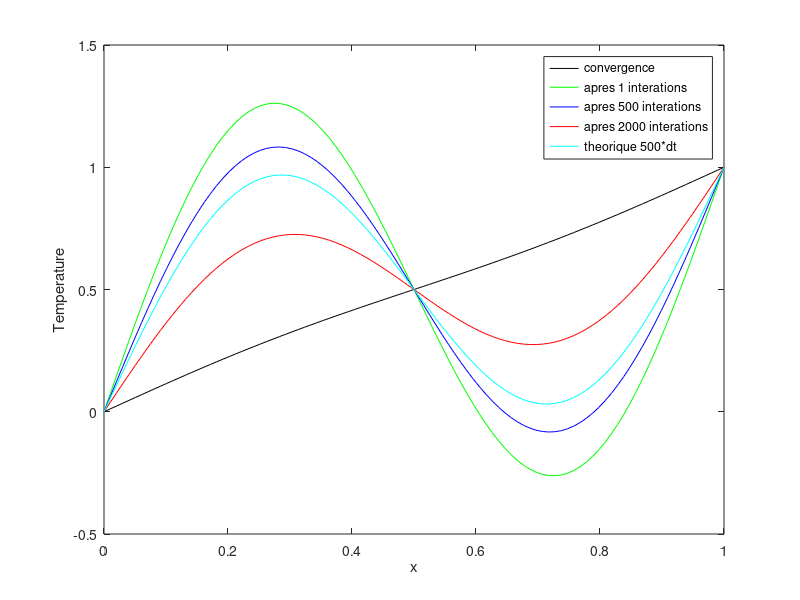

Write MATLAB code to recreate this figure. (Note: this script raises an error after producing the figure.)
clear;
cfl=0.1
T1=1
T0=0
L=1
lambda=0.09
Nx=100

%LAMBDA_GEOM Summary of this function goes here
%Detailed explanation goes here
for i=1:Nx
    x(i)=0+(i-1)/(Nx-1);
end
for i=1:Nx
    T(i) = T0 + (x(i)/L)*(T1-T0)+sin(x(i)*((2*pi)/L));
end
T_next(1:Nx)=0.0;
var=1;
n=0;
while var>1e-5
        T_next(1)=T0;
        for i=2:Nx-1
            T_next(i)=T(i)+cfl*(T(i-1)+T(i+1)-2*T(i));
        end
        T_next(Nx)=T1;
        var=max(abs(T-T_next));
        T=T_next;
        
        if n==1
            T_1=T_next
        end
        if n==500
            T_2=T_next
        end
        if n==1000
            T_3=T_next
        end
        
        if n==2000
            T_4=T_next
        end
        if (n<10000)
            T_5=T_next;
        end
        
        n=n+1;
end

dt=(cfl*(1/(Nx-1))^2)/lambda
T_theo(1:Nx)=0.

t=500*dt

for i=1:Nx
    T_theo(i)=T0+((T1-T0)/L)*x(i)+exp(-((2*pi)/L)*t)*sin(((2*pi)/L)*x(i))
end


figure(1)
plot(x,T_5, 'k',x,T_1,'g',x,T_2,'b',x,T_4,'r',x,T_theo,'c'), legend('convergence', 'apres 1 interations', 'apres 500 interations','apres 2000 interations','theorique 500*dt')
xlabel('x')
ylabel('Temperature')

error(1:99)=0.0;
delta(1:99)=0.0;

for i=2:100
   Niter=200;
   Nx=100*i
   [T_next,T_theo,x] = instationnaire(cfl,T1,T0,L,Nx,Niter);
   error(i)=norm(T_theo-T_next,2)/norm(T_theo,2);
   delta(i)=x(2);
end

figure(2)
loglog(delta,error,'*')
xlabel('log delta x')
ylabel('log erreur')
